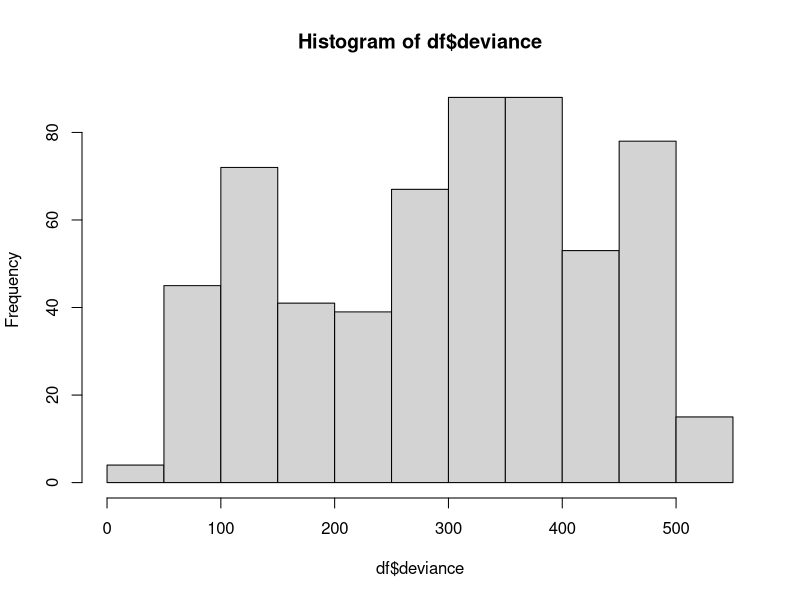
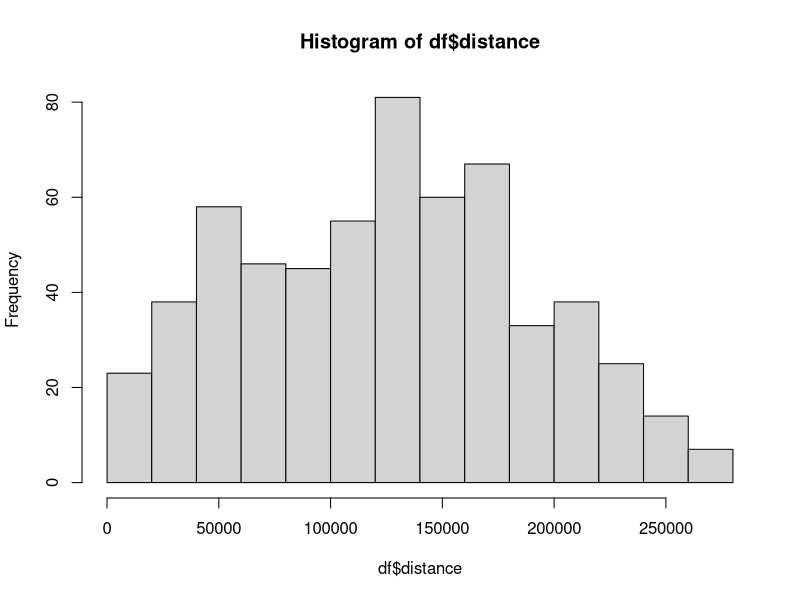
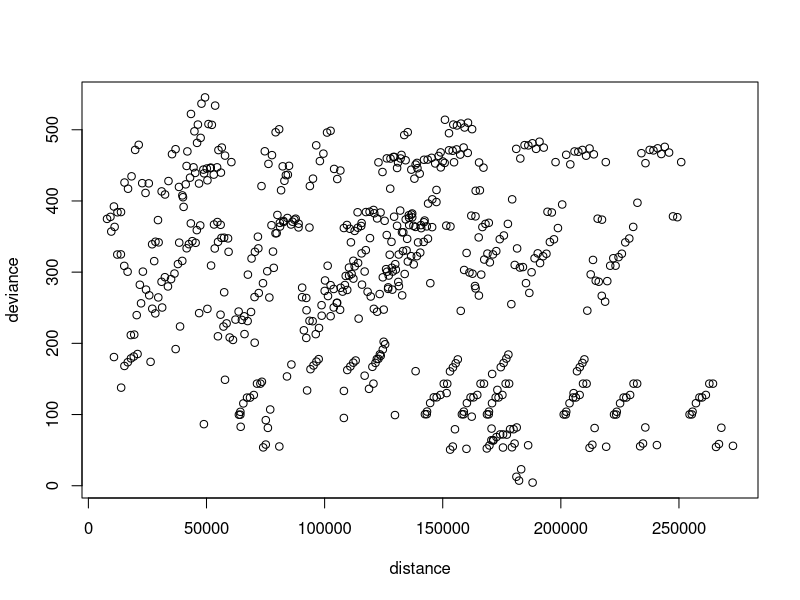

Write the R code that produced these figures, in order.
####READ ME####
#The purpose of this script is to run a regression model to test our hypothesis
#the bigger the distance, the higher the error?

####load data frames list and distance matrix####
df <- read.table("Data/final_table.csv", sep = ",", header = TRUE, row.names=1)

####testing####
#plotting data just to look at it
hist(df$deviance)
hist(df$distance)
plot(deviance ~ distance, data = df)

#pull 10 models out randomly and check for over dispersion
#test for temporal autocorrelation
#pull out autocorrelation residuals and apply acf function to them 
